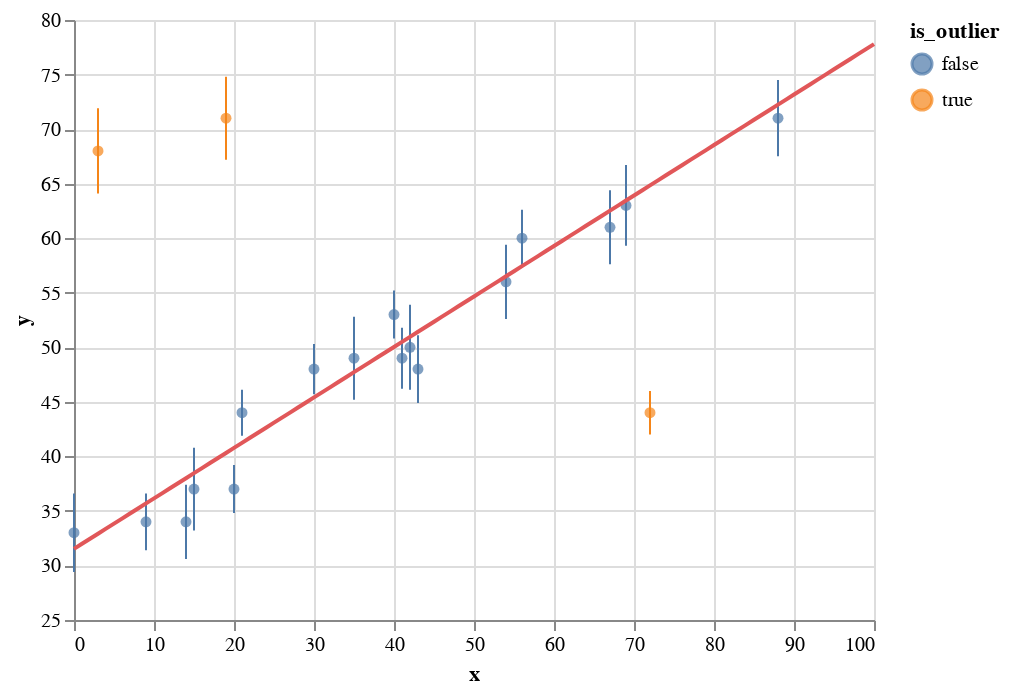

The cell this chart's notebook holds for it:
### Code cell
error_bars = (
    altair.Chart()
    .mark_errorbar()
    .encode(
        altair.X("x"), altair.Y("y"), altair.YError("err"), altair.Color("is_outlier")
    )
)
points = (
    altair.Chart()
    .mark_circle()
    .encode(
        altair.X("x"),
        altair.Y("y", scale=altair.Scale(zero=False)),
        altair.Color("is_outlier"),
    )
)
altair.layer(
    points,
    error_bars,
    data=pd.DataFrame({"x": x, "y": y, "err": err, "is_outlier": prob_outlier > 0.5}),
) + (
    altair.Chart(
        pd.DataFrame({"x": np.linspace(0, 100, 101)}).assign(
            y=lambda df: samples.get_variable(beta_0()).squeeze().mean().item()
            + samples.get_variable(beta_1()).squeeze().mean().item() * df["x"]
        )
    )
    .mark_line(color=RED)
    .encode(altair.X("x"), altair.Y("y"))
)

### Figure 1 — Vega-Lite specification as saved in the notebook (floating-point values rounded to 4 significant figures)
{"config": {"view": {"continuousWidth": 400, "continuousHeight": 300}}, "layer": [{"mark": "circle", "encoding": {"color": {"field": "is_outlier", "type": "nominal"}, "x": {"field": "x", "type": "quantitative"}, "y": {"field": "y", "scale": {"zero": false}, "type": "quantitative"}}}, {"mark": "errorbar", "encoding": {"color": {"field": "is_outlier", "type": "nominal"}, "x": {"field": "x", "type": "quantitative"}, "y": {"field": "y", "type": "quantitative"}, "yError": {"field": "err"}}}, {"data": {"name": "data-b86029c746f13ebb0aee800a3658f351"}, "mark": {"type": "line", "color": "#e15759"}, "encoding": {"x": {"field": "x", "type": "quantitative"}, "y": {"field": "y", "type": "quantitative"}}}], "data": {"name": "data-83105f819ff365be090485204d58d24e"}, "$schema": "https://vega.github.io/schema/vega-lite/v4.17.0.json", "datasets": {"data-83105f819ff365be090485204d58d24e": [{"x": 0.0, "y": 33.0, "err": 3.6, "is_outlier": false}, {"x": 3.0, "y": 68.0, "err": 3.9, "is_outlier": true}, {"x": 9.0, "y": 34.0, "err": 2.6, "is_outlier": false}, {"x": 14.0, "y": 34.0, "err": 3.4, "is_outlier": false}, {"x": 15.0, "y": 37.0, "err": 3.8, "is_outlier": false}, {"x": 19.0, "y": 71.0, "err": 3.8, "is_outlier": true}, {"x": 20.0, "y": 37.0, "err": 2.2, "is_outlier": false}, {"x": 21.0, "y": 44.0, "err": 2.1, "is_outlier": false}, {"x": 30.0, "y": 48.0, "err": 2.3, "is_outlier": false}, {"x": 35.0, "y": 49.0, "err": 3.8, "is_outlier": false}, {"x": 40.0, "y": 53.0, "err": 2.2, "is_outlier": false}, {"x": 41.0, "y": 49.0, "err": 2.8, "is_outlier": false}, {"x": 42.0, "y": 50.0, "err": 3.9, "is_outlier": false}, {"x": 43.0, "y": 48.0, "err": 3.1, "is_outlier": false}, {"x": 54.0, "y": 56.0, "err": 3.4, "is_outlier": false}, {"x": 56.0, "y": 60.0, "err": 2.6, "is_outlier": false}, {"x": 67.0, "y": 61.0, "err": 3.4, "is_outlier": false}, {"x": 69.0, "y": 63.0, "err": 3.7, "is_outlier": false}, {"x": 72.0, "y": 44.0, "err": 2.0, "is_outlier": true}, {"x": 88.0, "y": 71.0, "err": 3.5, "is_outlier": false}], "data-b86029c746f13ebb0aee800a3658f351": [{"x": 0.0, "y": 31.52}, {"x": 1.0, "y": 31.98}, {"x": 2.0, "y": 32.45}, {"x": 3.0, "y": 32.91}, {"x": 4.0, "y": 33.37}, {"x": 5.0, "y": 33.83}, {"x": 6.0, "y": 34.3}, {"x": 7.0, "y": 34.76}, {"x": 8.0, "y": 35.22}, {"x": 9.0, "y": 35.69}, {"x": 10.0, "y": 36.15}, {"x": 11.0, "y": 36.61}, {"x": 12.0, "y": 37.07}, {"x": 13.0, "y": 37.54}, {"x": 14.0, "y": 38.0}, {"x": 15.0, "y": 38.46}, {"x": 16.0, "y": 38.92}, {"x": 17.0, "y": 39.39}, {"x": 18.0, "y": 39.85}, {"x": 19.0, "y": 40.31}, {"x": 20.0, "y": 40.78}, {"x": 21.0, "y": 41.24}, {"x": 22.0, "y": 41.7}, {"x": 23.0, "y": 42.16}, {"x": 24.0, "y": 42.63}, {"x": 25.0, "y": 43.09}, {"x": 26.0, "y": 43.55}, {"x": 27.0, "y": 44.01}, {"x": 28.0, "y": 44.48}, {"x": 29.0, "y": 44.94}, {"x": 30.0, "y": 45.4}, {"x": 31.0, "y": 45.87}, {"x": 32.0, "y": 46.33}, {"x": 33.0, "y": 46.79}, {"x": 34.0, "y": 47.25}, {"x": 35.0, "y": 47.72}, {"x": 36.0, "y": 48.18}, {"x": 37.0, "y": 48.64}, {"x": 38.0, "y": 49.1}, {"x": 39.0, "y": 49.57}, {"x": 40.0, "y": 50.03}, {"x": 41.0, "y": 50.49}, {"x": 42.0, "y": 50.96}, {"x": 43.0, "y": 51.42}, {"x": 44.0, "y": 51.88}, {"x": 45.0, "y": 52.34}, {"x": 46.0, "y": 52.81}, {"x": 47.0, "y": 53.27}, {"x": 48.0, "y": 53.73}, {"x": 49.0, "y": 54.19}, {"x": 50.0, "y": 54.66}, {"x": 51.0, "y": 55.12}, {"x": 52.0, "y": 55.58}, {"x": 53.0, "y": 56.05}, {"x": 54.0, "y": 56.51}, {"x": 55.0, "y": 56.97}, {"x": 56.0, "y": 57.43}, {"x": 57.0, "y": 57.9}, {"x": 58.0, "y": 58.36}, {"x": 59.0, "y": 58.82}, {"x": 60.0, "y": 59.28}, {"x": 61.0, "y": 59.75}, {"x": 62.0, "y": 60.21}, {"x": 63.0, "y": 60.67}, {"x": 64.0, "y": 61.14}, {"x": 65.0, "y": 61.6}, {"x": 66.0, "y": 62.06}, {"x": 67.0, "y": 62.52}, {"x": 68.0, "y": 62.99}, {"x": 69.0, "y": 63.45}, {"x": 70.0, "y": 63.91}, {"x": 71.0, "y": 64.37}, {"x": 72.0, "y": 64.84}, {"x": 73.0, "y": 65.3}, {"x": 74.0, "y": 65.76}, {"x": 75.0, "y": 66.23}, {"x": 76.0, "y": 66.69}, {"x": 77.0, "y": 67.15}, {"x": 78.0, "y": 67.61}, {"x": 79.0, "y": 68.08}, {"x": 80.0, "y": 68.54}, {"x": 81.0, "y": 69.0}, {"x": 82.0, "y": 69.46}, {"x": 83.0, "y": 69.93}, {"x": 84.0, "y": 70.39}, {"x": 85.0, "y": 70.85}, {"x": 86.0, "y": 71.32}, {"x": 87.0, "y": 71.78}, {"x": 88.0, "y": 72.24}, {"x": 89.0, "y": 72.7}, {"x": 90.0, "y": 73.17}, {"x": 91.0, "y": 73.63}, {"x": 92.0, "y": 74.09}, {"x": 93.0, "y": 74.55}, {"x": 94.0, "y": 75.02}, {"x": 95.0, "y": 75.48}, {"x": 96.0, "y": 75.94}, {"x": 97.0, "y": 76.41}, {"x": 98.0, "y": 76.87}, {"x": 99.0, "y": 77.33}, {"x": 100.0, "y": 77.79}]}}
